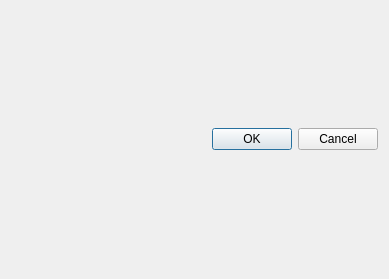
<?xml version="1.0" encoding="UTF-8"?>
<ui version="4.0">
 <class>QueryDialog</class>
 <widget class="QDialog" name="QueryDialog">
  <property name="geometry">
   <rect>
    <x>0</x>
    <y>0</y>
    <width>389</width>
    <height>279</height>
   </rect>
  </property>
  <property name="windowTitle">
   <string>Dialog</string>
  </property>
  <layout class="QVBoxLayout" name="verticalLayout">
   <property name="sizeConstraint">
    <enum>QLayout::SetMinimumSize</enum>
   </property>
   <item>
    <widget class="QDialogButtonBox" name="buttonBox">
     <property name="sizePolicy">
      <sizepolicy hsizetype="Expanding" vsizetype="Fixed">
       <horstretch>0</horstretch>
       <verstretch>0</verstretch>
      </sizepolicy>
     </property>
     <property name="orientation">
      <enum>Qt::Horizontal</enum>
     </property>
     <property name="standardButtons">
      <set>QDialogButtonBox::Cancel|QDialogButtonBox::Ok</set>
     </property>
    </widget>
   </item>
  </layout>
 </widget>
 <resources/>
 <connections>
  <connection>
   <sender>buttonBox</sender>
   <signal>accepted()</signal>
   <receiver>QueryDialog</receiver>
   <slot>accept()</slot>
   <hints>
    <hint type="sourcelabel">
     <x>248</x>
     <y>254</y>
    </hint>
    <hint type="destinationlabel">
     <x>157</x>
     <y>274</y>
    </hint>
   </hints>
  </connection>
  <connection>
   <sender>buttonBox</sender>
   <signal>rejected()</signal>
   <receiver>QueryDialog</receiver>
   <slot>reject()</slot>
   <hints>
    <hint type="sourcelabel">
     <x>316</x>
     <y>260</y>
    </hint>
    <hint type="destinationlabel">
     <x>286</x>
     <y>274</y>
    </hint>
   </hints>
  </connection>
 </connections>
</ui>
